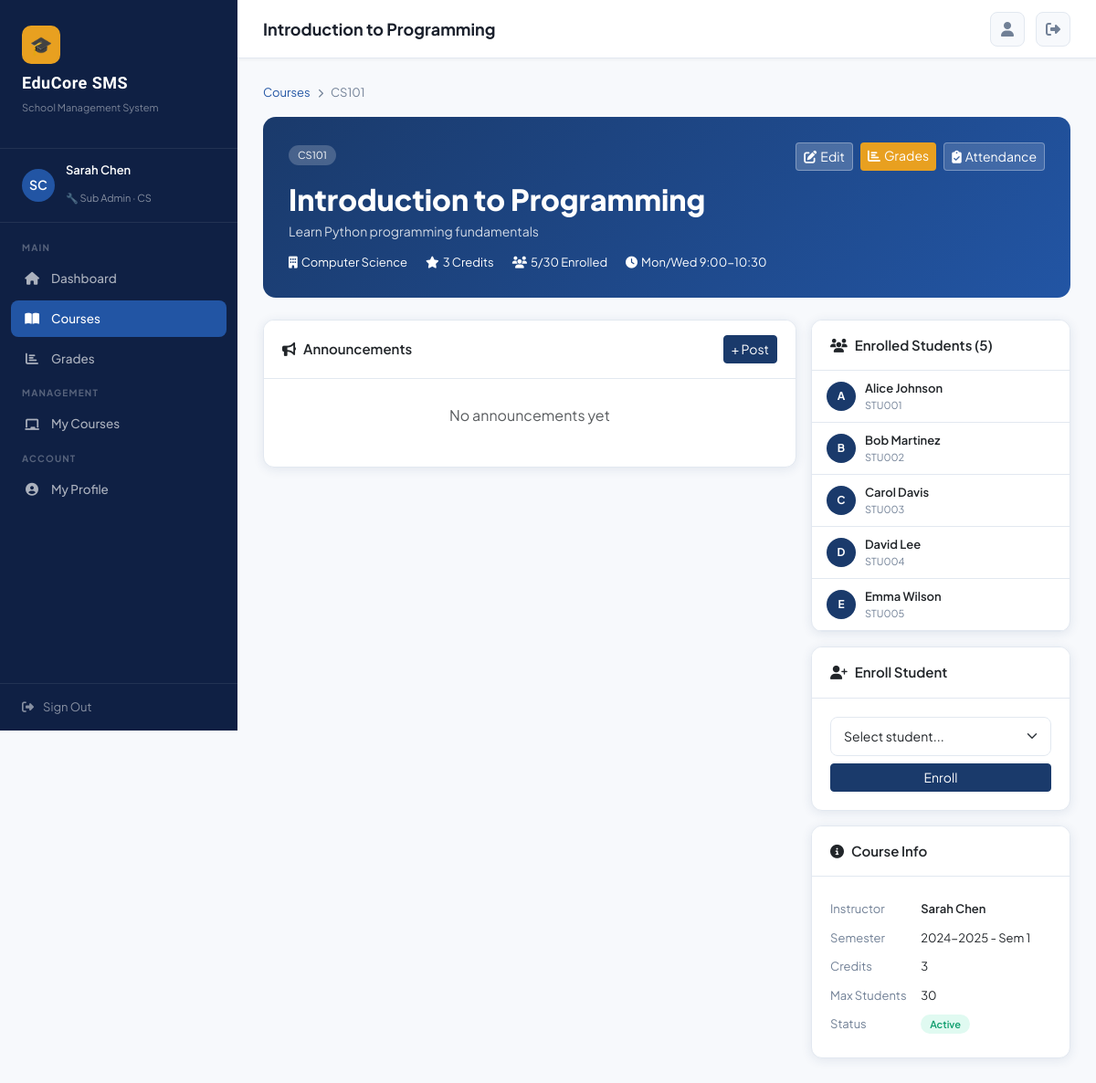
/courses/1/ (signed in), run on the app's committed database.
### accounts/models.py (models this page shows, shortened)
class User(AbstractUser):
    ROLE_CHOICES = [
        ('super_admin', 'Super Admin'),
        ('sub_admin', 'Sub Admin'),
        ('student', 'Student'),
    ]
    role = models.CharField(max_length=20, choices=ROLE_CHOICES, default='student')
    department = models.ForeignKey(Department, on_delete=models.SET_NULL, null=True, blank=True)
    phone = models.CharField(max_length=20, blank=True)
    address = models.TextField(blank=True)
    profile_picture = models.ImageField(upload_to='profiles/', blank=True, null=True)
    bio = models.TextField(blank=True)
    student_id = models.CharField(max_length=20, blank=True, unique=True, null=True)
    date_of_birth = models.DateField(null=True, blank=True)
    gender = models.CharField(max_length=10, choices=[('M','Male'),('F','Female'),('O','Other')], blank=True)
    is_active = models.BooleanField(default=True)
    created_at = models.DateTimeField(auto_now_add=True)
    @property
    def is_super_admin(self):
        return self.role == 'super_admin'
    @property
    def is_sub_admin(self):
        return self.role == 'sub_admin'
    @property
    def is_student(self):
        return self.role == 'student'

class Department(models.Model):
    name = models.CharField(max_length=100)
    code = models.CharField(max_length=10, unique=True)
    description = models.TextField(blank=True)
    created_at = models.DateTimeField(auto_now_add=True)

### courses/models.py (models this page shows, shortened)
class Course(models.Model):
    STATUS_CHOICES = [('active','Active'),('inactive','Inactive'),('archived','Archived')]
    name = models.CharField(max_length=200)
    code = models.CharField(max_length=20, unique=True)
    description = models.TextField(blank=True)
    credits = models.PositiveIntegerField(default=3)
    department = models.ForeignKey(Department, on_delete=models.CASCADE)
    instructor = models.ForeignKey(User, on_delete=models.SET_NULL, null=True, related_name='courses_taught')
    max_students = models.PositiveIntegerField(default=40)
    status = models.CharField(max_length=10, choices=STATUS_CHOICES, default='active')
    semester = models.ForeignKey(Semester, on_delete=models.CASCADE, null=True)
    created_by = models.ForeignKey(User, on_delete=models.SET_NULL, null=True, related_name='courses_created')
    created_at = models.DateTimeField(auto_now_add=True)
    updated_at = models.DateTimeField(auto_now=True)
    syllabus = models.TextField(blank=True)
    schedule = models.CharField(max_length=200, blank=True)
    @property
    def enrolled_count(self):
        return self.enrollments.filter(status='enrolled').count()

class Enrollment(models.Model):
    STATUS_CHOICES = [('enrolled','Enrolled'),('dropped','Dropped'),('completed','Completed')]
    student = models.ForeignKey(User, on_delete=models.CASCADE, related_name='enrollments')
    course = models.ForeignKey(Course, on_delete=models.CASCADE, related_name='enrollments')
    enrolled_date = models.DateTimeField(auto_now_add=True)
    status = models.CharField(max_length=10, choices=STATUS_CHOICES, default='enrolled')
    class Meta:
        unique_together = ['student', 'course']

class Semester(models.Model):
    SEMESTER_CHOICES = [('1','Semester 1'),('2','Semester 2'),('3','Summer')]
    academic_year = models.ForeignKey(AcademicYear, on_delete=models.CASCADE)
    semester_number = models.CharField(max_length=1, choices=SEMESTER_CHOICES)
    start_date = models.DateField()
    end_date = models.DateField()
    is_current = models.BooleanField(default=False)
    class Meta:
        unique_together = ['academic_year', 'semester_number']
    def __str__(self):
        return f"{self.academic_year} - Sem {self.semester_number}"

class AcademicYear(models.Model):
    year = models.CharField(max_length=9)  # e.g. 2024-2025
    is_current = models.BooleanField(default=False)
    start_date = models.DateField()
    end_date = models.DateField()
    def __str__(self):
        return self.year

### courses/views.py (the view)
# urls.py: path('<int:pk>/', views.course_detail, name='course_detail'),
@login_required
def course_detail(request, pk):
    course = get_object_or_404(Course, pk=pk)
    enrollments = course.enrollments.filter(status='enrolled').select_related('student')
    announcements = course.announcements.all().order_by('-created_at')
    is_enrolled = False
    if request.user.is_student:
        is_enrolled = course.enrollments.filter(student=request.user, status='enrolled').exists()
    all_students = User.objects.filter(role='student').exclude(enrollments__course=course, enrollments__status='enrolled')
    return render(request, 'courses/course_detail.html', {'course': course, 'enrollments': enrollments, 'announcements': announcements, 'is_enrolled': is_enrolled, 'all_students': all_students})

### templates/courses/course_detail.html (shortened to what this page needs)
{% extends 'base.html' %}
{% block page_title %}{{ course.name }}{% endblock %}
{% block content %}
<div class="breadcrumb-bar mb-3">
  <a href="{% url 'course_list' %}">Courses</a> <i class="fas fa-chevron-right" style="font-size:10px;"></i> <span>{{ course.code }}</span>
</div>
<div style="background:linear-gradient(135deg,#1a3a6b,#2255a4);border-radius:14px;padding:28px;color:white;margin-bottom:24px;">
  <div class="d-flex justify-content-between align-items-start flex-wrap gap-3">
    <div>
      <span style="font-size:11px;background:rgba(255,255,255,0.2);padding:3px 10px;border-radius:20px;margin-bottom:10px;display:inline-block;">{{ course.code }}</span>
      <h2 style="font-weight:800;margin:8px 0 6px;">{{ course.name }}</h2>
      <p style="opacity:0.8;margin:0;font-size:14px;">{{ course.description }}</p>
      <div style="margin-top:14px;display:flex;gap:20px;font-size:13px;">
        <span><i class="fas fa-building me-1"></i>{{ course.department.name }}</span>
        <span><i class="fas fa-star me-1"></i>{{ course.credits }} Credits</span>
        <span><i class="fas fa-users me-1"></i>{{ course.enrolled_count }}/{{ course.max_students }} Enrolled</span>
        {% if course.schedule %}<span><i class="fas fa-clock me-1"></i>{{ course.schedule }}</span>{% endif %}
      </div>
    </div>
    {% if user.is_super_admin or user.is_sub_admin %}
    <div class="d-flex gap-2 flex-wrap">
      <a href="{% url 'edit_course' course.pk %}" class="btn btn-sm" style="background:rgba(255,255,255,0.2);color:white;border:1px solid rgba(255,255,255,0.3);"><i class="fas fa-edit me-1"></i>Edit</a>
      <a href="{% url 'course_grades' course.pk %}" class="btn btn-sm" style="background:var(--accent);color:white;border:none;"><i class="fas fa-chart-bar me-1"></i>Grades</a>
      <a href="{% url 'attendance_view' course.pk %}" class="btn btn-sm" style="background:rgba(255,255,255,0.15);color:white;border:1px solid rgba(255,255,255,0.3);"><i class="fas fa-clipboard-check me-1"></i>Attendance</a>
    </div>
    {% elif user.is_student and not is_enrolled %}
    <form method="post" action="{% url 'enroll_student' course.pk %}">
      {% csrf_token %}
      <button type="submit" style="background:var(--accent);color:white;border:none;padding:10px 20px;border-radius:8px;font-weight:600;cursor:pointer;">Enroll Now</button>
    </form>
    {% elif is_enrolled %}
    <span style="background:rgba(15,158,110,0.3);color:#a7f3d0;padding:8px 16px;border-radius:20px;font-size:13px;font-weight:600;">✓ Enrolled</span>
    {% endif %}
  </div>
</div>
<div class="row g-3">
  <div class="col-md-8">
    <div class="card">
      <div class="card-header d-flex justify-content-between align-items-center">
        <span><i class="fas fa-bullhorn me-2"></i>Announcements</span>
        {% if user.is_super_admin or user.is_sub_admin %}
        <a href="{% url 'post_announcement' course.pk %}" class="btn btn-sm btn-primary">+ Post</a>
        {% endif %}
      </div>
      <div class="card-body">
        {% for ann in announcements %}
        <div class="announcement-item">
          <h6>{{ ann.title }}</h6>
          <p style="font-size:14px;color:#4a5568;">{{ ann.content }}</p>
          <small class="text-muted">{{ ann.created_by.get_full_name }} · {{ ann.created_at|timesince }} ago</small>
        </div>
        {% empty %}
        <p class="text-muted text-center py-2">No announcements yet</p>
        {% endfor %}
      </div>
    </div>
  </div>
  <div class="col-md-4">
    {% if user.is_super_admin or user.is_sub_admin %}
    <div class="card mb-3">
      <div class="card-header"><i class="fas fa-users me-2"></i>Enrolled Students ({{ course.enrolled_count }})</div>
      <div class="card-body p-0" style="max-height:300px;overflow-y:auto;">
        {% for enrollment in enrollments %}
        <div style="padding:10px 16px;border-bottom:1px solid var(--border-color);display:flex;align-items:center;gap:10px;">
          <div style="width:32px;height:32px;border-radius:50%;background:var(--primary);display:flex;align-items:center;justify-content:center;font-size:12px;font-weight:700;color:white;flex-shrink:0;">{{ enrollment.student.first_name|first|upper }}</div>
          <div>
            <div style="font-size:13px;font-weight:600;">{{ enrollment.student.get_full_name }}</div>
            <div style="font-size:11px;color:var(--text-muted);">{{ enrollment.student.student_id|default:enrollment.student.username }}</div>
          </div>
        </div>
        {% empty %}
        <p class="text-muted text-center py-3">No students enrolled</p>
        {% endfor %}
      </div>
    </div>
    <div class="card">
      <div class="card-header"><i class="fas fa-user-plus me-2"></i>Enroll Student</div>
      <div class="card-body">
        <form method="post" action="{% url 'enroll_student' course.pk %}">
          <select name="student_id" class="form-select mb-2">
            <option value="">Select student...</option>
          </select>
          <button type="submit" class="btn btn-primary btn-sm w-100">Enroll</button>
        </form>
      </div>
    </div>
    {% endif %}
    <div class="card mt-3">
      <div class="card-header"><i class="fas fa-info-circle me-2"></i>Course Info</div>
      <div class="card-body">
        <table style="width:100%;font-size:13px;">
          <tr><td style="padding:6px 0;color:var(--text-muted);">Instructor</td><td style="font-weight:600;">{{ course.instructor.get_full_name|default:"TBA" }}</td></tr>
          <tr><td style="padding:6px 0;color:var(--text-muted);">Semester</td><td>{{ course.semester|default:"N/A" }}</td></tr>
          <tr><td style="padding:6px 0;color:var(--text-muted);">Credits</td><td>{{ course.credits }}</td></tr>
          <tr><td style="padding:6px 0;color:var(--text-muted);">Max Students</td><td>{{ course.max_students }}</td></tr>
          <tr><td style="padding:6px 0;color:var(--text-muted);">Status</td><td><span class="badge-status badge-{{ course.status }}">{{ course.status|title }}</span></td></tr>
        </table>
      </div>
    </div>
  </div>
</div>
{% endblock %}

### templates/base.html (shortened to what this page needs)
<!DOCTYPE html>
<html lang="en">
<head>
<link href="https://cdnjs.cloudflare.com/ajax/libs/bootstrap/5.3.0/css/bootstrap.min.css" rel="stylesheet">
<link href="https://cdnjs.cloudflare.com/ajax/libs/font-awesome/6.4.0/css/all.min.css" rel="stylesheet">
</head>
<body>
{% if user.is_authenticated %}
<div id="sidebar">
  <div class="sidebar-logo">
    <div class="logo-icon">🎓</div>
    <h2>EduCore SMS</h2>
    <p>School Management System</p>
  </div>
  <div class="sidebar-user">
    <div class="avatar">
      {% if user.profile_picture %}
        <img src="{{ user.profile_picture.url }}" alt="">
      {% else %}
        {{ user.first_name|first|upper }}{{ user.last_name|first|upper }}
      {% endif %}
    </div>
    <div class="info">
      <h4>{{ user.get_full_name|default:user.username }}</h4>
      <span>
        {% if user.is_super_admin %}⭐ Super Admin
        {% elif user.is_sub_admin %}🔧 Sub Admin{% if user.department %} · {{ user.department.code }}{% endif %}
        {% else %}🎒 Student{% endif %}
      </span>
    </div>
  </div>
  <nav class="sidebar-nav">
    <div class="nav-section-label">Main</div>
    <div class="nav-item">
      <a href="{% url 'dashboard' %}" class="nav-link {% if request.resolver_match.url_name == 'dashboard' %}active{% endif %}">
        <i class="fas fa-home"></i> Dashboard
      </a>
    </div>
    <div class="nav-item">
      <a href="{% url 'course_list' %}" class="nav-link {% if 'course' in request.resolver_match.url_name %}active{% endif %}">
        <i class="fas fa-book-open"></i> Courses
      </a>
    </div>
    <div class="nav-item">
      <a href="{% url 'grade_list' %}" class="nav-link {% if 'grade' in request.resolver_match.url_name or 'semester_results' in request.resolver_match.url_name %}active{% endif %}">
        <i class="fas fa-chart-bar"></i> Grades
      </a>
    </div>
    {% if user.is_super_admin or user.is_sub_admin %}
    <div class="nav-section-label">Management</div>
    <div class="nav-item">
      <a href="{% url 'course_list' %}" class="nav-link">
        <i class="fas fa-chalkboard"></i> My Courses
      </a>
    </div>
    {% endif %}
    <div class="nav-section-label">Account</div>
    <div class="nav-item">
      <a href="{% url 'profile' %}" class="nav-link {% if request.resolver_match.url_name == 'profile' %}active{% endif %}">
        <i class="fas fa-user-circle"></i> My Profile
      </a>
    </div>
  </nav>
  <div class="sidebar-footer">
    <a href="{% url 'logout' %}"><i class="fas fa-sign-out-alt"></i> Sign Out</a>
  </div>
</div>
<div id="main-content">
  <div class="topbar">
    <div class="d-flex align-items-center gap-3">
      <span class="topbar-title">{% block page_title %}Dashboard{% endblock %}</span>
    </div>
    <div class="topbar-actions">
      <a href="{% url 'profile' %}" class="btn-icon" title="Profile">
        <i class="fas fa-user"></i>
      </a>
      <a href="{% url 'logout' %}" class="btn-icon" title="Logout">
        <i class="fas fa-sign-out-alt"></i>
      </a>
    </div>
  </div>
  <div class="page-content">
    {% block content %}{% endblock %}
  </div>
</div>
{% else %}
  {% block auth_content %}{% endblock %}
{% endif %}
</body>
</html>

### data on the page
User: first_name|first "S", last_name|first "C", get_full_name "Sarah Chen", department.code "CS"
Course: name "Introduction to Programming", code "CS101", description "Learn Python programming fundamentals", department.name "Computer Science", credits "3", enrolled_count "5", max_students "30", schedule "Mon/Wed 9:00-10:30", instructor.get_full_name "Sarah Chen", semester "2024-2025 - Sem 1", status "Active"
Enrollment: student.first_name|first "A", student.get_full_name "Alice Johnson", student.student_id "STU001"
Enrollment: student.first_name|first "B", student.get_full_name "Bob Martinez", student.student_id "STU002"
Enrollment: student.first_name|first "C", student.get_full_name "Carol Davis", student.student_id "STU003"
Enrollment: student.first_name|first "D", student.get_full_name "David Lee", student.student_id "STU004"
Enrollment: student.first_name|first "E", student.get_full_name "Emma Wilson", student.student_id "STU005"
